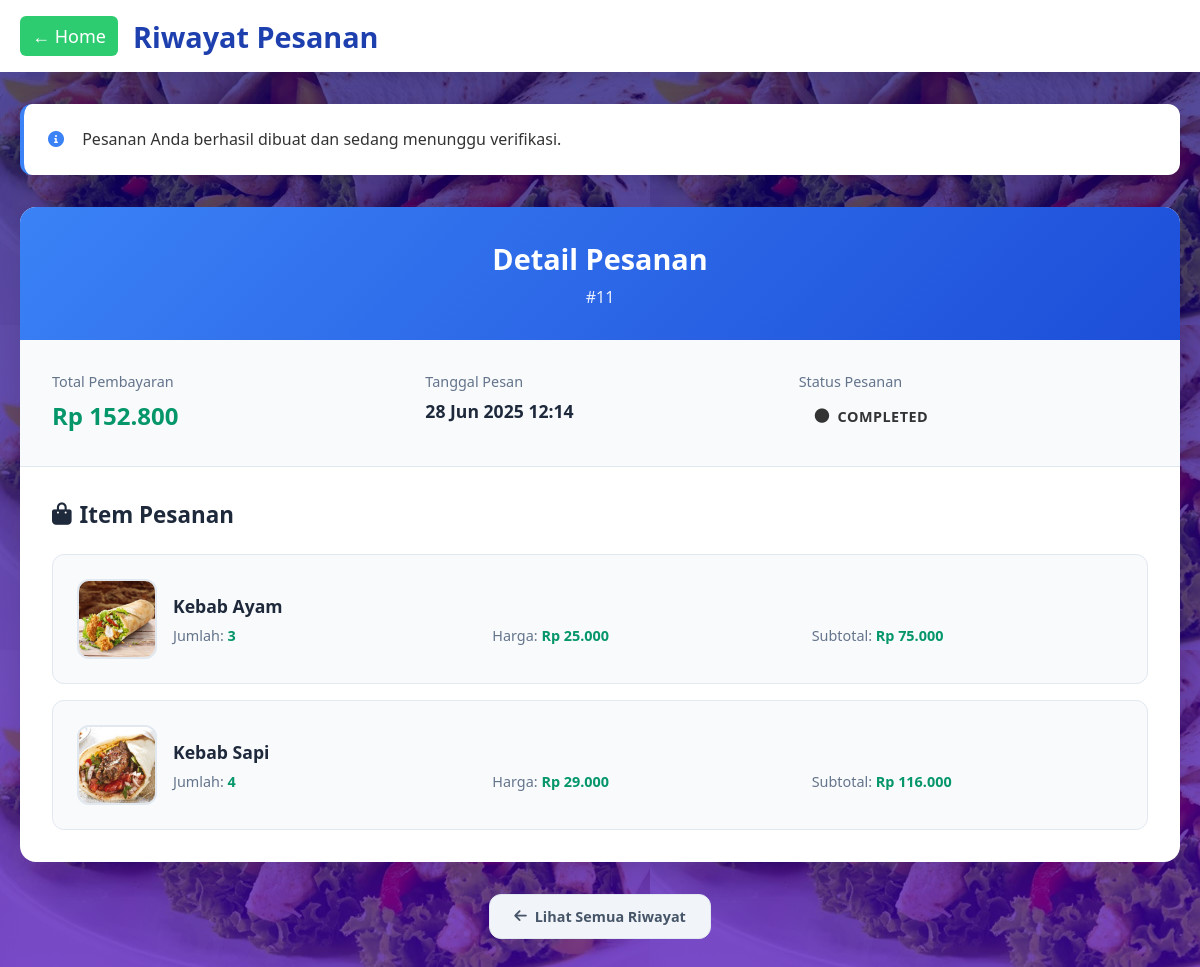
Page /status_pesanan.php?order_id=11 (signed in) on the committed database.
### tables this page shows
CREATE TABLE `orders` (
  `id` int(11) NOT NULL,
  `user_id` int(11) NOT NULL,
  `customer_name` varchar(255) NOT NULL,
  `customer_email` varchar(255) NOT NULL,
  `customer_phone` varchar(20) DEFAULT NULL,
  `total_amount` decimal(10,2) NOT NULL,
  `payment_method` varchar(50) DEFAULT NULL,
  `promo_code_used` varchar(100) DEFAULT NULL,
  `status` enum('pending','processing','completed','cancelled') DEFAULT 'pending',
  `created_at` timestamp NOT NULL DEFAULT current_timestamp(),
  `updated_at` timestamp NOT NULL DEFAULT current_timestamp() ON UPDATE current_timestamp(),
  `bukti_bayar` varchar(255) DEFAULT NULL
);

CREATE TABLE `order_items` (
  `id` int(11) NOT NULL,
  `order_id` int(11) NOT NULL,
  `product_id` int(11) NOT NULL,
  `quantity` int(11) NOT NULL,
  `price` decimal(10,2) NOT NULL
);

CREATE TABLE `products` (
  `id` int(11) NOT NULL,
  `slug` varchar(50) NOT NULL,
  `name` varchar(100) NOT NULL,
  `description` text NOT NULL,
  `price` decimal(10,2) NOT NULL,
  `original_price` decimal(10,2) DEFAULT NULL,
  `image_path` varchar(255) NOT NULL,
  `icon_path` varchar(255) NOT NULL,
  `delivery_time` varchar(20) NOT NULL,
  `rating` decimal(2,1) NOT NULL,
  `reviews` varchar(20) NOT NULL
);

### public_html/status_pesanan.php (the view, shortened to what this page needs)
<?php
require 'koneksi.php';
$user_id = $_SESSION['user_id'] ?? 0;
$order_id_param = isset($_GET['order_id']) ? (int)$_GET['order_id'] : 0;
$display_order = null;
$message = '';
if ($order_id_param > 0) {
    $sql_order = "SELECT *, DATE_FORMAT(created_at, '%d %b %Y %H:%i') as formatted_date FROM orders WHERE id = ? AND user_id = ?";
    $stmt_order = mysqli_prepare($conn, $sql_order);
    mysqli_stmt_bind_param($stmt_order, "ii", $order_id_param, $user_id);
    mysqli_stmt_execute($stmt_order);
    $result_order = mysqli_stmt_get_result($stmt_order);
    $display_order = mysqli_fetch_assoc($result_order);
    if ($display_order) {
        $message = "Pesanan Anda berhasil dibuat dan sedang menunggu verifikasi.";
        $sql_items = "SELECT oi.*, p.name as title, p.image_path as image FROM order_items oi JOIN products p ON oi.product_id = p.id WHERE oi.order_id = ?";
        $stmt_items = mysqli_prepare($conn, $sql_items);
        mysqli_stmt_bind_param($stmt_items, "i", $order_id_param);
        mysqli_stmt_execute($stmt_items);
        $result_items = mysqli_stmt_get_result($stmt_items);
        $items_from_db = [];
        while ($item = mysqli_fetch_assoc($result_items)) {
            $item['currentPrice'] = $item['price'];
            $items_from_db[] = $item;
        }
        $display_order['items'] = $items_from_db;
    } else {
        $message = "Pesanan tidak ditemukan atau bukan milik Anda.";
    }
}
?>
<!DOCTYPE html>
<html lang="id">
<head>
    <link href="https://cdnjs.cloudflare.com/ajax/libs/font-awesome/6.0.0/css/all.min.css" rel="stylesheet">
</head>
<body>
    <div class="header">
    <div class="header-content" style="display: flex; align-items: center; gap: 15px;">
        <a href="index.php" style="text-decoration: none; color: white; font-size: 18px; background: #2ecc71; padding: 8px 12px; border-radius: 6px;">
            ← Home
        </a>
        <h1 style="margin: 0;">Riwayat Pesanan</h1>
    </div>
</div>
    <div class="container">
        <?php if ($message): ?>
            <div class="message-card fade-in">
                <i class="fas fa-info-circle message-icon"></i>
                <?php echo $message; ?>
            </div>
        <?php endif; ?>
        <?php if ($display_order):  ?>
            <div class="order-detail-card fade-in">
                <div class="order-header">
                    <h2>Detail Pesanan</h2>
                    <div class="order-id">#<?php echo htmlspecialchars($display_order['id']); ?></div>
                </div>
                <div class="order-summary">
                    <div class="summary-grid">
                        <div class="summary-item">
                            <span class="summary-label">Total Pembayaran</span>
                            <span class="summary-value total-amount">Rp <?php echo number_format($display_order['total_amount'], 0, ',', '.'); ?></span>
                        </div>
                        <div class="summary-item">
                            <span class="summary-label">Tanggal Pesan</span>
                            <span class="summary-value"><?php echo $display_order['formatted_date']; ?></span>
                        </div>
                        <div class="summary-item">
                            <span class="summary-label">Status Pesanan</span>
                            <span class="status-badge status-<?php echo strtolower($display_order['status']); ?>">
                                <i class="fas fa-circle"></i>
                                <?php echo ucfirst($display_order['status']); ?>
                            </span>
                        </div>
                    </div>
                </div>
                <div class="order-items">
                    <h3><i class="fas fa-shopping-bag"></i>Item Pesanan</h3>
                    <ul class="item-list">
                        <?php if (!empty($display_order['items'])): ?>
                            <?php foreach ($display_order['items'] as $item): ?>
                                <li class="item-card">
                                    <img src="<?php echo htmlspecialchars($item['image']); ?>"
                                         alt="<?php echo htmlspecialchars($item['title']); ?>"
                                         class="item-image">
                                    <div class="item-detail">
                                        <div class="item-title"><?php echo htmlspecialchars($item['title']); ?></div>
                                        <div class="item-info">
                                            <div>Jumlah: <span class="item-price"><?php echo htmlspecialchars($item['quantity']); ?></span></div>
                                            <div>Harga: <span class="item-price">Rp <?php echo number_format($item['price'], 0, ',', '.'); ?></span></div>
                                            <div>Subtotal: <span class="item-price">Rp <?php echo number_format($item['price'] * $item['quantity'], 0, ',', '.'); ?></span></div>
                                        </div>
                                    </div>
                                </li>
                            <?php endforeach; ?>
                        <?php else: ?>
                            <li class="item-card">
                                <div class="item-detail">Detail item tidak ditemukan.</div>
                            </li>
                        <?php endif; ?>
                    </ul>
                </div>
            </div>
            <div class="action-buttons">
                <a href="status_pesanan.php" class="btn btn-secondary">
                    <i class="fas fa-arrow-left"></i>
                    Lihat Semua Riwayat
                </a>
            </div>
        <?php endif; ?>
    </div>
</body>
</html>

### public_html/status_pesanan.php (style rules this page uses)
* { margin: 0; padding: 0; box-sizing: border-box; }
body { font-family: 'Segoe UI', Tahoma, Geneva, Verdana, sans-serif; background-image: linear-gradient(rgba(7, 0, 109, 0.7), rgba(68, 0, 179, 0.7)), url('img/bg.png'); min-height: 100vh; color: #333; }
.header { background: #fff; box-shadow: 0 2px 20px rgba(0,0,0,0.1); padding: 1rem 0; position: sticky; top: 0; z-index: 100; }
.header-content { max-width: 1200px; margin: 0 auto; padding: 0 20px; display: flex; align-items: center; justify-content: left; }
.header h1 { color: #1e40af; font-size: 1.8rem; font-weight: 700; display: flex; align-items: center; gap: 10px; }
.container { max-width: 1200px; margin: 0 auto; padding: 2rem 20px; }
.message-card { background: #fff; border-radius: 12px; padding: 1.5rem; margin-bottom: 2rem; box-shadow: 0 4px 20px rgba(0,0,0,0.08); border-left: 4px solid #3b82f6; }
.message-card .message-icon { display: inline-block; width: 20px; height: 20px; margin-right: 10px; color: #3b82f6; }
.order-detail-card { background: #fff; border-radius: 16px; overflow: hidden; box-shadow: 0 8px 30px rgba(0,0,0,0.12); margin-bottom: 2rem; }
.order-header { background: linear-gradient(135deg, #3b82f6, #1d4ed8); color: white; padding: 2rem; text-align: center; }
.order-header h2 { font-size: 1.8rem; margin-bottom: 0.5rem; font-weight: 600; }
.order-header .order-id { font-size: 1rem; opacity: 0.9; }
.order-summary { padding: 2rem; background: #f8fafc; border-bottom: 1px solid #e2e8f0; }
.summary-grid { display: grid; grid-template-columns: repeat(auto-fit, minmax(200px, 1fr)); gap: 1.5rem; }
.summary-item { display: flex; flex-direction: column; gap: 0.5rem; }
.summary-label { font-size: 0.9rem; color: #64748b; font-weight: 500; }
.summary-value { font-size: 1.1rem; font-weight: 600; color: #1e293b; }
.total-amount { font-size: 1.5rem !important; color: #059669 !important; }
.status-badge { display: inline-flex; align-items: center; gap: 0.5rem; padding: 0.5rem 1rem; border-radius: 50px; font-size: 0.9rem; font-weight: 600; text-transform: uppercase; letter-spacing: 0.5px; }
.order-items { padding: 2rem; }
.order-items h3 { font-size: 1.4rem; margin-bottom: 1.5rem; color: #1e293b; display: flex; align-items: center; gap: 0.5rem; }
.item-list { list-style: none; display: flex; flex-direction: column; gap: 1rem; }
.item-card { background: #f8fafc; border-radius: 12px; padding: 1.5rem; display: flex; gap: 1rem; align-items: center; transition: all 0.3s ease; border: 1px solid #e2e8f0; }
.item-image { width: 80px; height: 80px; border-radius: 12px; object-fit: cover; border: 2px solid #e2e8f0; }
.item-detail { flex: 1; }
.item-title { font-size: 1.1rem; font-weight: 600; color: #1e293b; margin-bottom: 0.5rem; }
.item-info { display: grid; grid-template-columns: repeat(auto-fit, minmax(120px, 1fr)); gap: 0.5rem; font-size: 0.9rem; color: #64748b; }
.item-price { font-weight: 600; color: #059669; }
.btn { display: inline-flex; align-items: center; gap: 0.5rem; padding: 0.75rem 1.5rem; border-radius: 12px; text-decoration: none; font-weight: 600; font-size: 0.9rem; transition: all 0.3s ease; border: none; cursor: pointer; }
.btn-secondary { background: #f1f5f9; color: #475569; border: 1px solid #e2e8f0; }
.action-buttons { display: flex; gap: 1rem; justify-content: center; margin-top: 2rem; }
.fade-in { animation: fadeIn 0.6s ease-in; }

### rows in the picture
orders: id "11", total_amount "152.800", status "COMPLETED"
order_items: product.image_path (picture), product.name "Kebab Ayam", quantity "3", price "25.000", $item['price'] * $item['quantity'] "75.000"
order_items: product.image_path (picture), product.name "Kebab Sapi", quantity "4", price "29.000", $item['price'] * $item['quantity'] "116.000"

### other values in the picture
$message "Pesanan Anda berhasil dibuat dan sedang menunggu verifikasi."
$display_order['formatted_date'] "28 Jun 2025 12:14"
